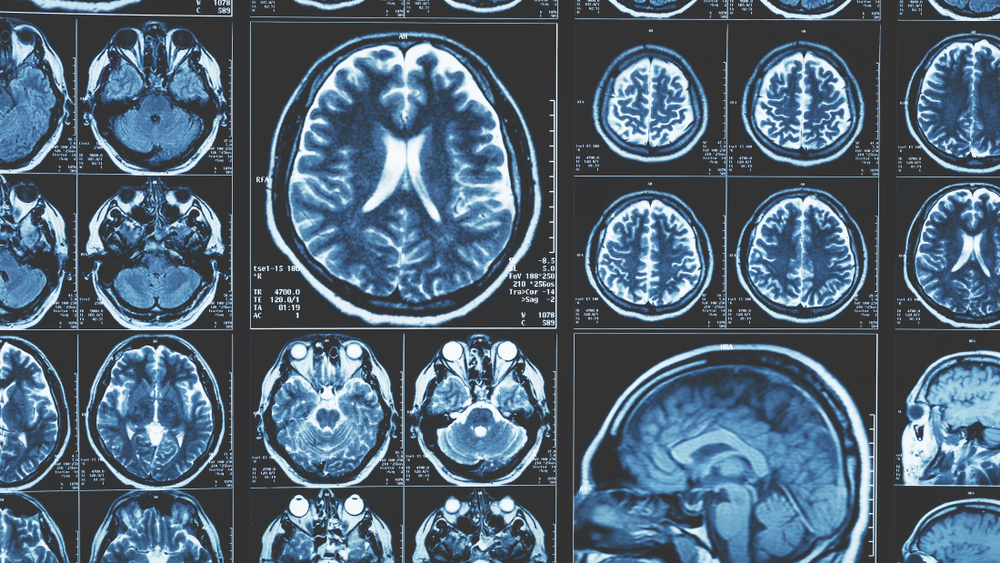
//> input picture Tareas/boletin-3/tacs.jpg, 1000 x 563 px
$ ./Principal   (built with g++ and OpenCV 4)
//> lines starting //> are read from the running program, lines starting //| are printed output that depends on the picture

#include <iostream>
#include <cstdlib>
#include <ctime>
#include <cmath>

//#include <opencv2/opencv.hpp>

#include <opencv2/core/core.hpp> // Define los objetos matemáticos que me permiten representar las imágenes
#include <opencv2/highgui/highgui.hpp> // Crear ventanas y manejar la interfaz gráfica de usuario
#include <opencv2/imgproc/imgproc.hpp>
#include <opencv2/imgcodecs/imgcodecs.hpp>
#include <opencv2/video/video.hpp>
#include <opencv2/videoio/videoio.hpp>


using namespace cv;
using namespace std;

int main(int argc, char *argv[]){

    //Mat imagen = imread("radiografia.jpg", IMREAD_GRAYSCALE);
    //Mat imagen = imread("angiografia.jpg", IMREAD_GRAYSCALE);
    Mat imagen = imread("tacs.jpg", IMREAD_GRAYSCALE);
//> imagen: 563 rows x 1000 cols, CV_8UC1; min 12, max 255, mean 98.4
///////////////////////////////////////////////////////////// mascara 37x37
    Mat imgErosion37;
    Mat imgDilatacion37;
    Mat imgtophat37;
    Mat imgblackhat37;
    Mat operacion37;
    int escata = 20;
    int escata1 = 40;
    int escata2 = 20;

    Mat elemento = getStructuringElement(MORPH_CROSS, Size(escata, escata)); //MORPH_RECT, MORPH_ELLIPSE
    erode(imagen, imgErosion37, elemento);
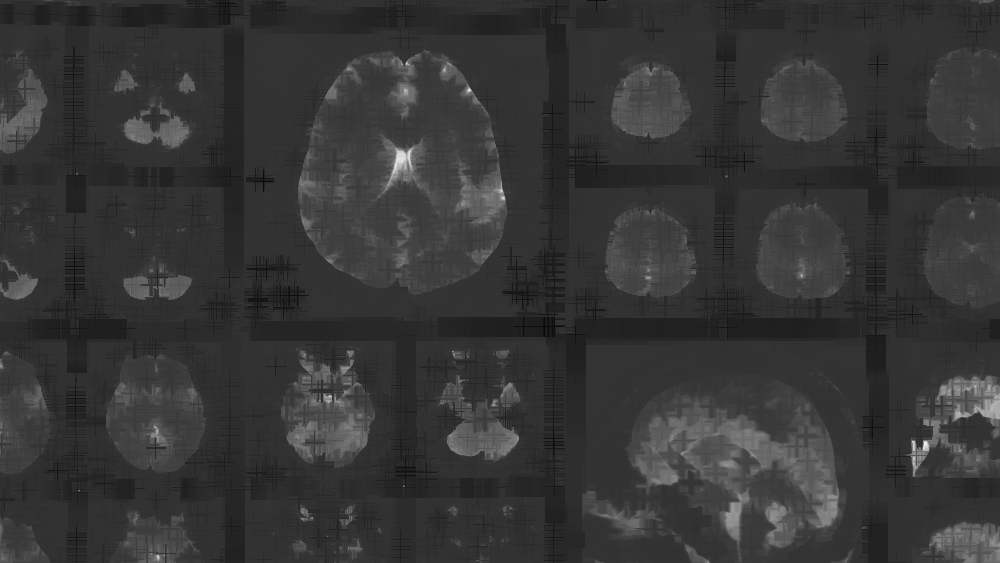
//> imgErosion37: 563 rows x 1000 cols, CV_8UC1; min 12, max 236, mean 54
    dilate(imagen, imgDilatacion37, elemento);
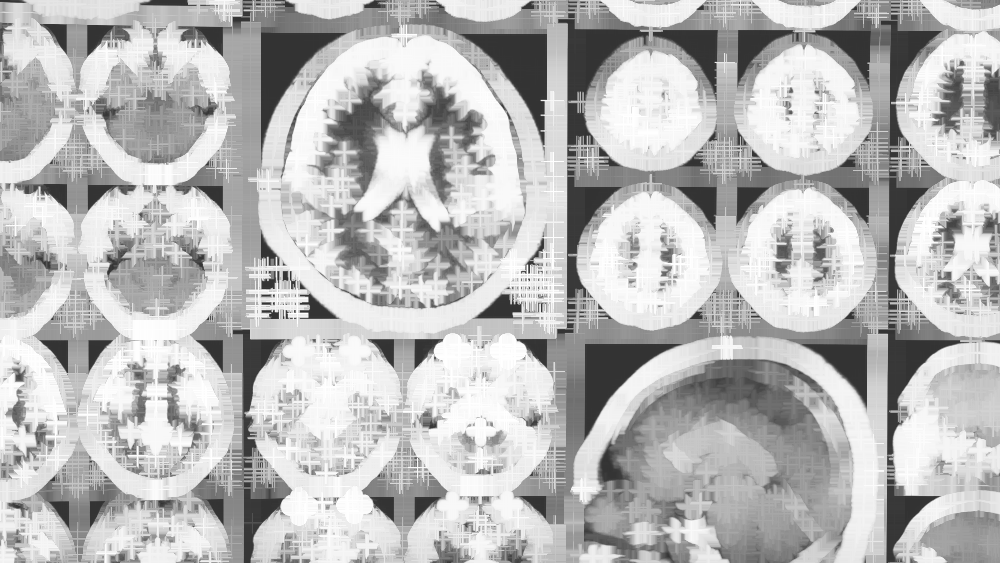
//> imgDilatacion37: 563 rows x 1000 cols, CV_8UC1; min 50, max 255, mean 186.4
    morphologyEx(imagen, imgtophat37, MORPH_TOPHAT, elemento);
    morphologyEx(imagen, imgblackhat37, MORPH_BLACKHAT, elemento);
    operacion37=imagen+(imgtophat37-imgblackhat37);
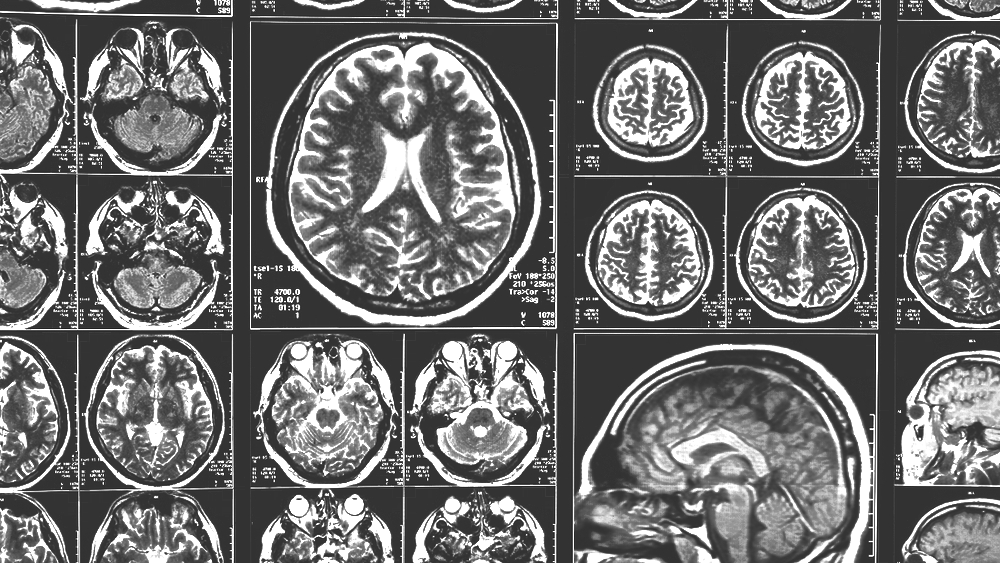
//> operacion37: 563 rows x 1000 cols, CV_8UC1; min 12, max 255, mean 110.4
    namedWindow("Original-20", WINDOW_AUTOSIZE);
    resize(imagen,imagen,Size(imagen.cols/2,imagen.rows/2));
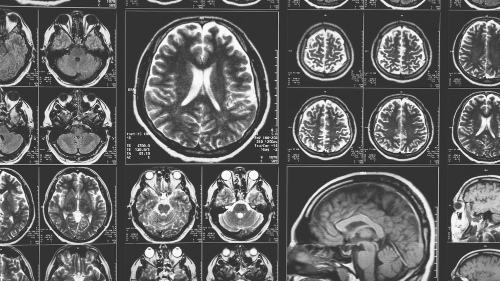
//> imagen: 281 rows x 500 cols, CV_8UC1; min 22, max 252, mean 98.3
    resize(imgErosion37,imgErosion37,Size(imgErosion37.cols/2,imgErosion37.rows/2));
//> imgErosion37: 281 rows x 500 cols, CV_8UC1
    resize(imgDilatacion37,imgDilatacion37,Size(imgDilatacion37.cols/2,imgDilatacion37.rows/2));
//> imgDilatacion37: 281 rows x 500 cols, CV_8UC1
    resize(imgtophat37,imgtophat37,Size(imgtophat37.cols/2,imgtophat37.rows/2));
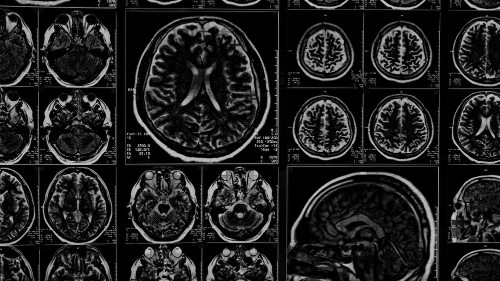
//> imgtophat37: 281 rows x 500 cols, CV_8UC1; min 0, max 199, mean 33
    resize(imgblackhat37,imgblackhat37,Size(imgblackhat37.cols/2,imgblackhat37.rows/2));
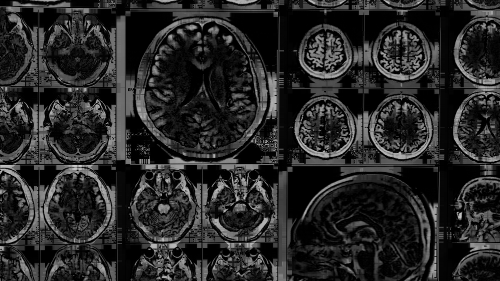
//> imgblackhat37: 281 rows x 500 cols, CV_8UC1; min 0, max 205, mean 40.2
    resize(operacion37,operacion37,Size(operacion37.cols/2,operacion37.rows/2));
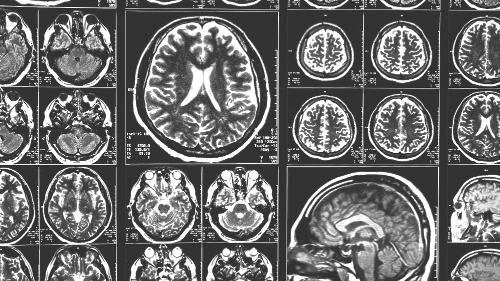
//> operacion37: 281 rows x 500 cols, CV_8UC1; min 22, max 255, mean 110.4
    namedWindow("Erosión-20", WINDOW_AUTOSIZE);
    namedWindow("Dilatación-20", WINDOW_AUTOSIZE);
    namedWindow("Tophat-20", WINDOW_AUTOSIZE);
    namedWindow("BlackHat-20", WINDOW_AUTOSIZE);
    namedWindow("Imagen Original + (Top Hat – Black Hat)-20", WINDOW_AUTOSIZE);
    imshow("Original-20", imagen);
    imshow("Erosión-20", imgErosion37);
    imshow("Dilatación-20", imgDilatacion37);
    imshow("Tophat-20", imgtophat37);
    imshow("BlackHat-20", imgblackhat37);
    imshow("Imagen Original + (Top Hat – Black Hat)-20", operacion37);

// [49 lines of commented-out code are left out]
   waitKey(0);


    return 0;
}

$ run again, with Tareas/boletin-3/angiografia.jpg copied over Tareas/boletin-3/tacs.jpg
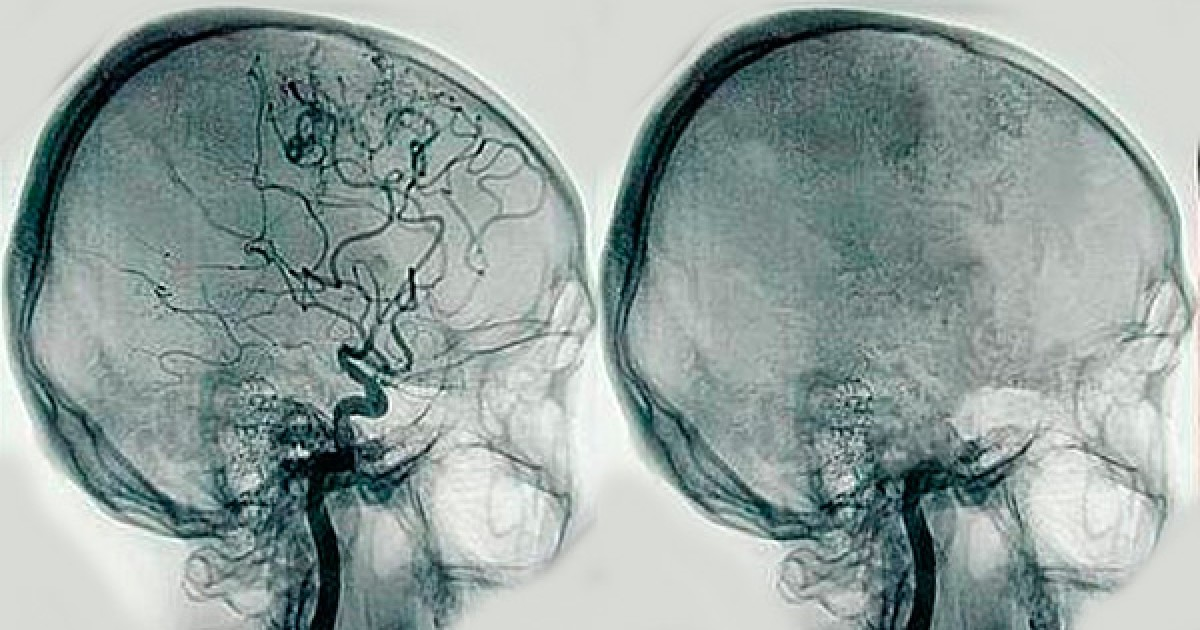
//> input picture Tareas/boletin-3/angiografia.jpg, 1200 x 630 px
//> `morphologyEx(imagen, imgblackhat37, MORPH_BLACKHAT, elemento);`:
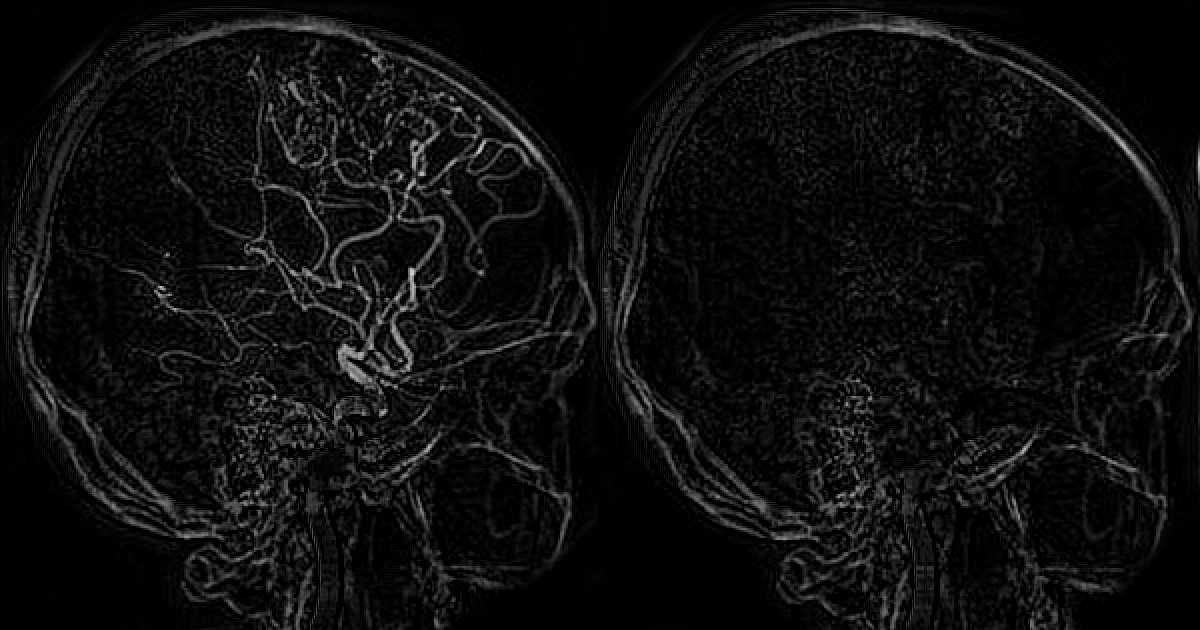
//> imgblackhat37: 630 rows x 1200 cols, CV_8UC1; min 0, max 216, mean 13.8
//> `resize(operacion37,operacion37,Size(operacion37.cols/2,operacion37.row..`:
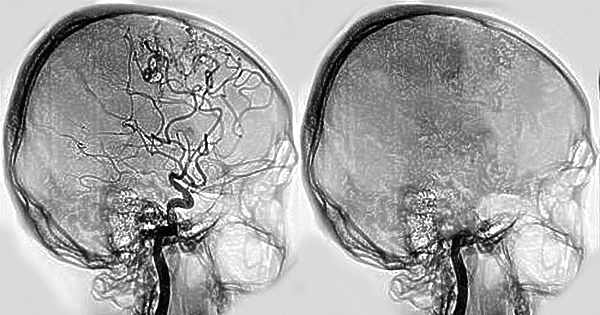
//> operacion37: 315 rows x 600 cols, CV_8UC1; min 0, max 255, mean 164.7
